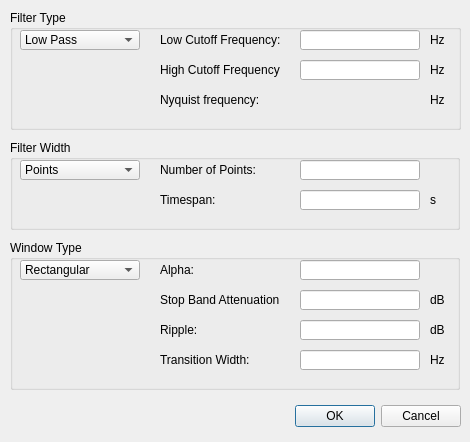
<?xml version="1.0" encoding="UTF-8"?>
<ui version="4.0">
 <class>FilterDialog</class>
 <widget class="QDialog" name="FilterDialog">
  <property name="geometry">
   <rect>
    <x>0</x>
    <y>0</y>
    <width>470</width>
    <height>442</height>
   </rect>
  </property>
  <property name="windowTitle">
   <string>Filter</string>
  </property>
  <property name="modal">
   <bool>true</bool>
  </property>
  <widget class="QDialogButtonBox" name="buttonBox">
   <property name="geometry">
    <rect>
     <x>120</x>
     <y>400</y>
     <width>341</width>
     <height>32</height>
    </rect>
   </property>
   <property name="orientation">
    <enum>Qt::Horizontal</enum>
   </property>
   <property name="standardButtons">
    <set>QDialogButtonBox::Cancel|QDialogButtonBox::Ok</set>
   </property>
  </widget>
  <widget class="QGroupBox" name="windowTypeGroupBox">
   <property name="geometry">
    <rect>
     <x>10</x>
     <y>240</y>
     <width>450</width>
     <height>150</height>
    </rect>
   </property>
   <property name="title">
    <string>Window Type</string>
   </property>
   <widget class="QComboBox" name="windowTypeComboBox">
    <property name="geometry">
     <rect>
      <x>10</x>
      <y>20</y>
      <width>120</width>
      <height>20</height>
     </rect>
    </property>
    <item>
     <property name="text">
      <string>Rectangular</string>
     </property>
    </item>
    <item>
     <property name="text">
      <string>Triangular</string>
     </property>
    </item>
    <item>
     <property name="text">
      <string>Hamming</string>
     </property>
    </item>
    <item>
     <property name="text">
      <string>Hanning</string>
     </property>
    </item>
    <item>
     <property name="text">
      <string>Kaiser</string>
     </property>
    </item>
    <item>
     <property name="text">
      <string>Chebyshev</string>
     </property>
    </item>
   </widget>
   <widget class="QLabel" name="stopBandAttenuationUnit">
    <property name="geometry">
     <rect>
      <x>420</x>
      <y>50</y>
      <width>20</width>
      <height>20</height>
     </rect>
    </property>
    <property name="text">
     <string>dB</string>
    </property>
   </widget>
   <widget class="QLabel" name="rippleUnit">
    <property name="geometry">
     <rect>
      <x>420</x>
      <y>80</y>
      <width>20</width>
      <height>20</height>
     </rect>
    </property>
    <property name="text">
     <string>dB</string>
    </property>
   </widget>
   <widget class="QLabel" name="transitionWidthUnit">
    <property name="geometry">
     <rect>
      <x>420</x>
      <y>110</y>
      <width>20</width>
      <height>20</height>
     </rect>
    </property>
    <property name="text">
     <string>Hz</string>
    </property>
   </widget>
   <widget class="QLineEdit" name="transitionWidthText">
    <property name="geometry">
     <rect>
      <x>290</x>
      <y>110</y>
      <width>120</width>
      <height>20</height>
     </rect>
    </property>
   </widget>
   <widget class="QLabel" name="transitionWidthLabel">
    <property name="geometry">
     <rect>
      <x>150</x>
      <y>110</y>
      <width>120</width>
      <height>20</height>
     </rect>
    </property>
    <property name="text">
     <string>Transition Width:</string>
    </property>
   </widget>
   <widget class="QLineEdit" name="rippleText">
    <property name="geometry">
     <rect>
      <x>290</x>
      <y>80</y>
      <width>120</width>
      <height>20</height>
     </rect>
    </property>
   </widget>
   <widget class="QLabel" name="rippleLabel">
    <property name="geometry">
     <rect>
      <x>150</x>
      <y>80</y>
      <width>120</width>
      <height>20</height>
     </rect>
    </property>
    <property name="text">
     <string>Ripple:</string>
    </property>
   </widget>
   <widget class="QLabel" name="stopBandAttenuationLabel">
    <property name="geometry">
     <rect>
      <x>150</x>
      <y>50</y>
      <width>120</width>
      <height>20</height>
     </rect>
    </property>
    <property name="text">
     <string>Stop Band Attenuation:</string>
    </property>
   </widget>
   <widget class="QLineEdit" name="stopBandAttenuationText">
    <property name="geometry">
     <rect>
      <x>290</x>
      <y>50</y>
      <width>120</width>
      <height>20</height>
     </rect>
    </property>
   </widget>
   <widget class="QLabel" name="alphaLabel">
    <property name="geometry">
     <rect>
      <x>150</x>
      <y>20</y>
      <width>120</width>
      <height>20</height>
     </rect>
    </property>
    <property name="text">
     <string>Alpha:</string>
    </property>
   </widget>
   <widget class="QLineEdit" name="alphaText">
    <property name="geometry">
     <rect>
      <x>290</x>
      <y>20</y>
      <width>120</width>
      <height>20</height>
     </rect>
    </property>
   </widget>
  </widget>
  <widget class="QGroupBox" name="filterTypeGroupBox">
   <property name="geometry">
    <rect>
     <x>10</x>
     <y>10</y>
     <width>451</width>
     <height>120</height>
    </rect>
   </property>
   <property name="title">
    <string>Filter Type</string>
   </property>
   <widget class="QComboBox" name="filterTypeComboBox">
    <property name="geometry">
     <rect>
      <x>10</x>
      <y>20</y>
      <width>120</width>
      <height>20</height>
     </rect>
    </property>
    <item>
     <property name="text">
      <string>Low Pass</string>
     </property>
    </item>
    <item>
     <property name="text">
      <string>High Pass</string>
     </property>
    </item>
    <item>
     <property name="text">
      <string>Band Pass</string>
     </property>
    </item>
    <item>
     <property name="text">
      <string>Band Stop</string>
     </property>
    </item>
   </widget>
   <widget class="QLabel" name="lowCutoffFreqUnit">
    <property name="geometry">
     <rect>
      <x>420</x>
      <y>20</y>
      <width>20</width>
      <height>20</height>
     </rect>
    </property>
    <property name="text">
     <string>Hz</string>
    </property>
   </widget>
   <widget class="QLabel" name="highCutoffFreqUnit">
    <property name="geometry">
     <rect>
      <x>420</x>
      <y>50</y>
      <width>20</width>
      <height>20</height>
     </rect>
    </property>
    <property name="text">
     <string>Hz</string>
    </property>
   </widget>
   <widget class="QLabel" name="highCutoffFreqLabel">
    <property name="geometry">
     <rect>
      <x>150</x>
      <y>50</y>
      <width>120</width>
      <height>20</height>
     </rect>
    </property>
    <property name="text">
     <string>High Cutoff Frequency:</string>
    </property>
   </widget>
   <widget class="QLineEdit" name="highCutoffFreqText">
    <property name="geometry">
     <rect>
      <x>290</x>
      <y>50</y>
      <width>120</width>
      <height>20</height>
     </rect>
    </property>
   </widget>
   <widget class="QLabel" name="lowCutoffFreqLabel">
    <property name="geometry">
     <rect>
      <x>150</x>
      <y>20</y>
      <width>120</width>
      <height>20</height>
     </rect>
    </property>
    <property name="text">
     <string>Low Cutoff Frequency:</string>
    </property>
   </widget>
   <widget class="QLineEdit" name="lowCutoffFreqText">
    <property name="geometry">
     <rect>
      <x>290</x>
      <y>20</y>
      <width>120</width>
      <height>20</height>
     </rect>
    </property>
   </widget>
   <widget class="QLabel" name="nyquistFreqLabel">
    <property name="geometry">
     <rect>
      <x>150</x>
      <y>80</y>
      <width>120</width>
      <height>20</height>
     </rect>
    </property>
    <property name="text">
     <string>Nyquist frequency:</string>
    </property>
   </widget>
   <widget class="QLabel" name="nyquistFreqText">
    <property name="geometry">
     <rect>
      <x>290</x>
      <y>80</y>
      <width>120</width>
      <height>20</height>
     </rect>
    </property>
    <property name="text">
     <string/>
    </property>
    <property name="indent">
     <number>3</number>
    </property>
   </widget>
   <widget class="QLabel" name="nyquistFreqUnit">
    <property name="geometry">
     <rect>
      <x>420</x>
      <y>80</y>
      <width>20</width>
      <height>20</height>
     </rect>
    </property>
    <property name="text">
     <string>Hz</string>
    </property>
   </widget>
  </widget>
  <widget class="QGroupBox" name="filterWidthGroupBox">
   <property name="geometry">
    <rect>
     <x>10</x>
     <y>140</y>
     <width>450</width>
     <height>90</height>
    </rect>
   </property>
   <property name="title">
    <string>Filter Width</string>
   </property>
   <widget class="QComboBox" name="filterWidthComboBox">
    <property name="geometry">
     <rect>
      <x>10</x>
      <y>20</y>
      <width>120</width>
      <height>20</height>
     </rect>
    </property>
    <item>
     <property name="text">
      <string>Points</string>
     </property>
    </item>
    <item>
     <property name="text">
      <string>Time</string>
     </property>
    </item>
   </widget>
   <widget class="QLabel" name="numPointsLabel">
    <property name="geometry">
     <rect>
      <x>150</x>
      <y>20</y>
      <width>120</width>
      <height>20</height>
     </rect>
    </property>
    <property name="text">
     <string>Number of Points:</string>
    </property>
   </widget>
   <widget class="QLineEdit" name="numPointsText">
    <property name="geometry">
     <rect>
      <x>290</x>
      <y>20</y>
      <width>120</width>
      <height>20</height>
     </rect>
    </property>
   </widget>
   <widget class="QLabel" name="timespanLabel">
    <property name="geometry">
     <rect>
      <x>150</x>
      <y>50</y>
      <width>120</width>
      <height>20</height>
     </rect>
    </property>
    <property name="text">
     <string>Timespan:</string>
    </property>
   </widget>
   <widget class="QLineEdit" name="timespanText">
    <property name="geometry">
     <rect>
      <x>290</x>
      <y>50</y>
      <width>120</width>
      <height>20</height>
     </rect>
    </property>
   </widget>
   <widget class="QLabel" name="timespanUnit">
    <property name="geometry">
     <rect>
      <x>420</x>
      <y>50</y>
      <width>20</width>
      <height>20</height>
     </rect>
    </property>
    <property name="text">
     <string>s</string>
    </property>
   </widget>
  </widget>
 </widget>
 <tabstops>
  <tabstop>filterTypeComboBox</tabstop>
  <tabstop>lowCutoffFreqText</tabstop>
  <tabstop>highCutoffFreqText</tabstop>
  <tabstop>filterWidthComboBox</tabstop>
  <tabstop>numPointsText</tabstop>
  <tabstop>timespanText</tabstop>
  <tabstop>windowTypeComboBox</tabstop>
  <tabstop>alphaText</tabstop>
  <tabstop>stopBandAttenuationText</tabstop>
  <tabstop>rippleText</tabstop>
  <tabstop>transitionWidthText</tabstop>
 </tabstops>
 <resources/>
 <connections>
  <connection>
   <sender>buttonBox</sender>
   <signal>accepted()</signal>
   <receiver>FilterDialog</receiver>
   <slot>accept()</slot>
   <hints>
    <hint type="sourcelabel">
     <x>248</x>
     <y>400</y>
    </hint>
    <hint type="destinationlabel">
     <x>157</x>
     <y>274</y>
    </hint>
   </hints>
  </connection>
  <connection>
   <sender>buttonBox</sender>
   <signal>rejected()</signal>
   <receiver>FilterDialog</receiver>
   <slot>reject()</slot>
   <hints>
    <hint type="sourcelabel">
     <x>316</x>
     <y>400</y>
    </hint>
    <hint type="destinationlabel">
     <x>286</x>
     <y>274</y>
    </hint>
   </hints>
  </connection>
 </connections>
</ui>
